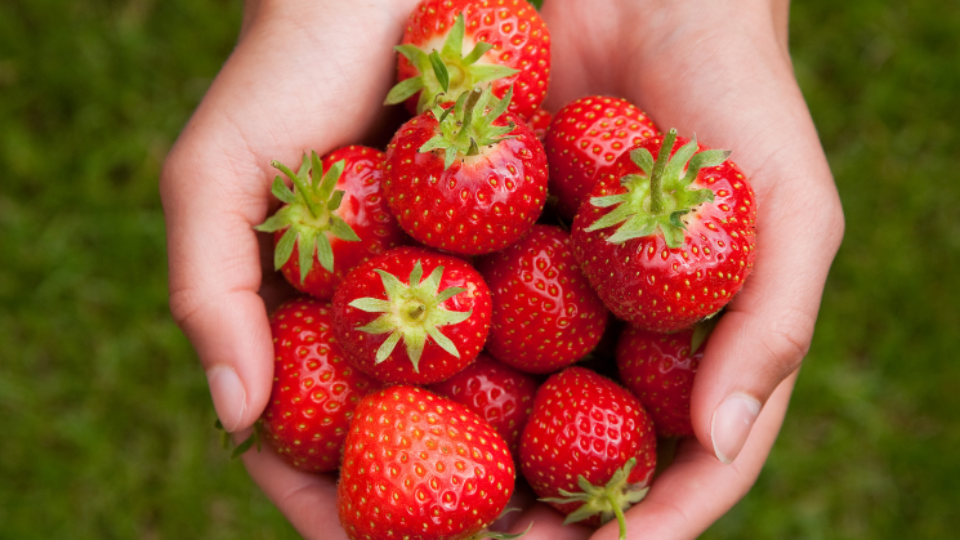
#> input picture 11_File_Operations/03_image_files/strawberries.png, 960 x 540 px
$ python 09_pixel_management.py
#> lines starting #> are read from the running program, lines starting #| are printed output that depends on the picture
from PIL import Image

original_image = Image.open("strawberries.png")
#> original_image is the input picture: PIL image 960x540 RGBA; mean R, G, B, A 143.2, 86.8, 51.9, 255
# original_image = Image.open("cameraman.jpg")

width, height = original_image.size
#> width = 960; height = 540

for x in range(width):
    for y in range(height):
        pixel_coordinate = (x, y)
        r, g, b, alpha = original_image.getpixel(pixel_coordinate)

        negative_color = (255 - r, 255 - g, 255 - b)
        original_image.putpixel(pixel_coordinate, negative_color)
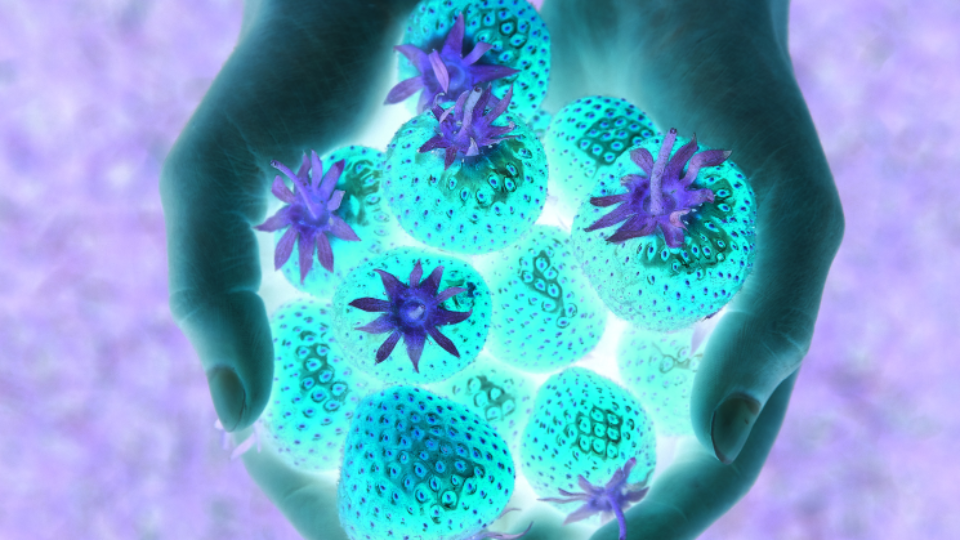
#> original_image: PIL image 960x540 RGBA; mean R, G, B, A 111.8, 168.2, 203.1, 255


original_image.show()
